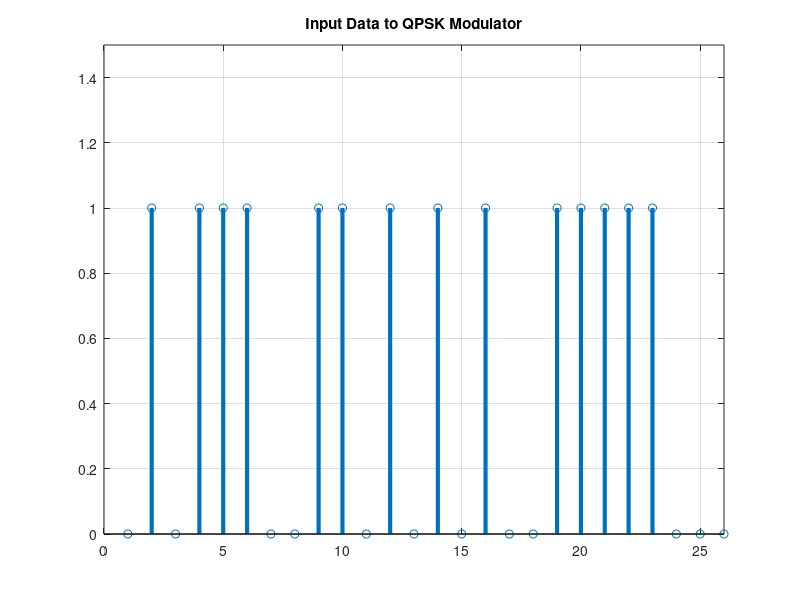

This chart was generated by the following MATLAB code: (Note: this script raises an error after producing the figure.)
% ------------------------------------------------------------------------------------------------------%
%{
    Library name : Library for QPSK Modulator and Demodulator with Plots
    eMasters - Communication Systems - Simulation-based Design of 5G NR
    Wireless Standard - EE92    
    Roll number : 23156022
    Student Name : Venkateswar Reddy Melachervu    
    email : vmela23@iitk.ac.in

    History:
    V1.0.0  -   Initial complete solution - 16-06-2023        
    (C) Venkateswar Reddy Melachervu. 2023-2024.
%}
% ------------------------------------------------------------------------------------------------------%

% test code
% data = randi([0 1], 1, 1024);
data=[0 1 0 1 1 1 0 0 1 1 0 1 0 1 0 1 0 0 1 1 1 1 1 0 0 0]; % information
num_of_bits = length(data);

figure(1)
stem(data, 'linewidth',3), grid on;
title('Input Data to QPSK Modulator');
% axis([ 0 11 0 1.5]);
axis([ 0 num_of_bits 0 1.5]);

% qpsk modulation
[Tx_sig, tt, y_in, y_qd, f, t, T] = qpsk_modulate(data);
figure(2)

subplot(3,1,1);
plot(tt,y_in,'linewidth',3), grid on;
title(' QPSK Modulated Waveform - Inphase Waveform Component');
xlabel('Time - Sec');
ylabel('Amplitude');

subplot(3,1,2);
plot(tt,y_qd,'linewidth',3), grid on;
title(' QPSK Modulated Waveform - Quadrature Waveform Component');
xlabel('Time - Sec');
ylabel('Amplitude');

subplot(3,1,3);
plot(tt,Tx_sig,'r','linewidth',3), grid on;
title('QPSK Modulated Signal - Sum of Inphase and Quadrature Phase Signals)');
xlabel('Time - Sec');
ylabel('Apmplitude');

% qpsk - demodulation
[Rx_data] = qpsk_demod(Tx_sig, data, f, t, T);

figure(3)
stem(Rx_data,'linewidth',3) 
title('Demodulated Data');
% axis([ 0 11 0 1.5]), grid on;
axis([ 0 num_of_bits 0 1.5]), grid on;


% function - qpsk modulation
function [Tx_sig, tt, y_in, y_qd, f, t, T] = qpsk_modulate(data)    
    % initialization
    data_NZR=2*data-1; % Data Represented at NZR form for QPSK modulation
    s_p_data=reshape(data_NZR,2,length(data)/2);  % S/P convertion of data       
    br=10.^6; %transmission bit rate  1000000
    f=br; % minimum carrier frequency
    T=1/br; % bit duration
    t=T/99:T/99:T; % Time vector for one bit information     
    
    % qpsk modulation
    y=[];
    y_in=[];
    y_qd=[];
    for(i=1:length(data)/2)
        y1=s_p_data(1,i)*cos(2*pi*f*t); % inphase component
        y2=s_p_data(2,i)*sin(2*pi*f*t) ;% Quadrature component
        y_in=[y_in y1]; % inphase signal vector
        y_qd=[y_qd y2]; %quadrature signal vector
        y=[y y1+y2]; % modulated signal vector
    end
    Tx_sig=y; % transmitting signal after modulation
    tt=T/99:T/99:(T*length(data))/2;
end 

% qpsk demodulation
function [Rx_data] = qpsk_demod(Tx_sig, data, f, t, T)    
    Rx_data=[];
    disp(['Source data length is:' num2str(length(data))]);
    disp(['Tx_sig data length is:' num2str(length(Tx_sig)/2)]);
    Rx_sig=Tx_sig; % Received signal
    for(i=1:1:length(data)/2)    
        % inphase coherent dector
        Z_in=Rx_sig((i-1)*length(t)+1:i*length(t)).*cos(2*pi*f*t); 
        % above line indicate multiplication of received & inphase carred signal        
        Z_in_intg=(trapz(t,Z_in))*(2/T);% integration using trapizodial rull

        if(Z_in_intg>0) % Decession maker
            Rx_in_data=1;
        else
           Rx_in_data=0; 
        end
        
        % quadrature coherent dector
        Z_qd=Rx_sig((i-1)*length(t)+1:i*length(t)).*sin(2*pi*f*t);
        %above line indicat multiplication ofreceived & Quadphase carred signal
        
        Z_qd_intg=(trapz(t,Z_qd))*(2/T); %integration using trapizodial rull
        if (Z_qd_intg>0) % Decession Maker
            Rx_qd_data=1;
        else
            Rx_qd_data=0; 
        end                       
        Rx_data=[Rx_data  Rx_in_data  Rx_qd_data]; % Received Data vector
    end
end
    

